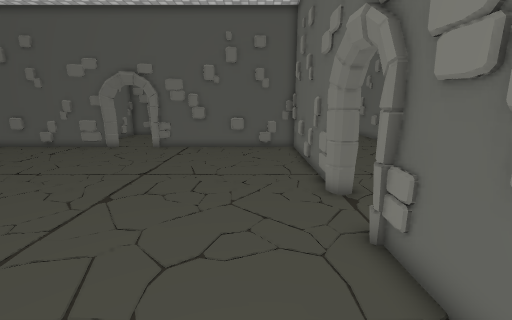
view 1 (above)

23 first-person views from a walk through a scene from a Unity 3-D project. The camera is 1.5 m above the floor, tilts 12° down and sees 90° across. Doors are open. The floor is counted in squares, 0.5 m on a side. Each view is taken from the middle of a square. On the plan, view 1 faces up. The plan holds only what a view shows up to about 19 squares ahead; the rest is blank. The place goes on beyond the plan. Some surface patterns are stand-ins.

view 2
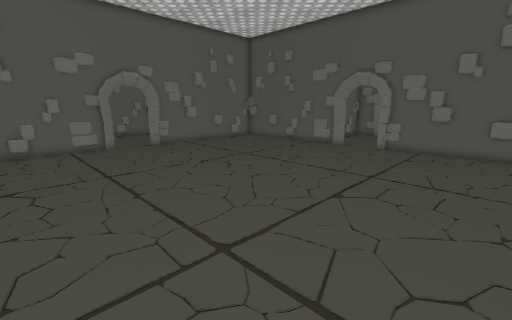

view 3
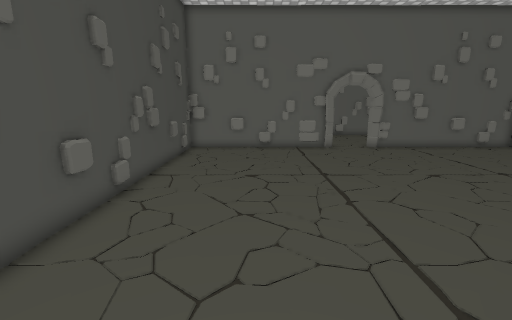

view 4
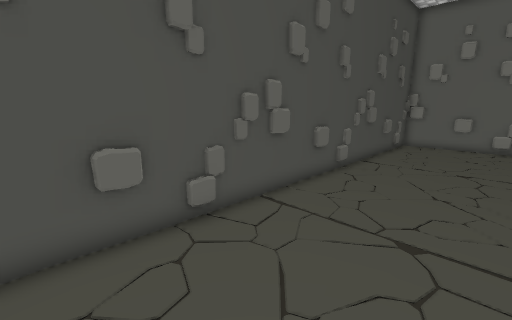

view 5
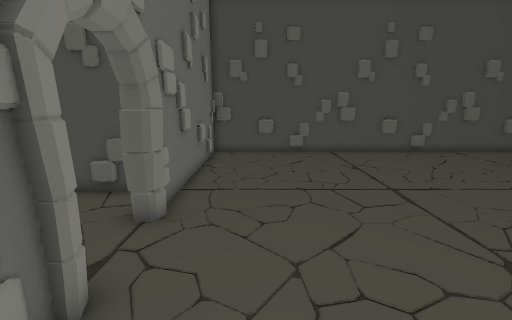

view 6
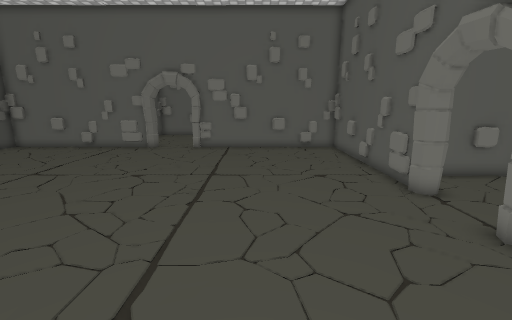

view 7
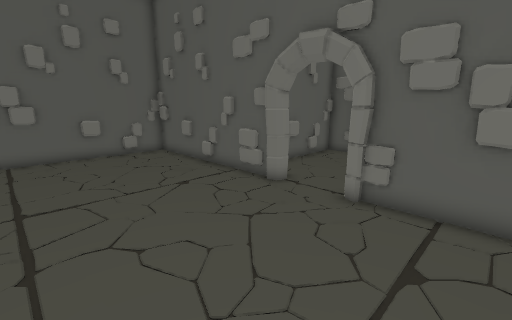

view 8
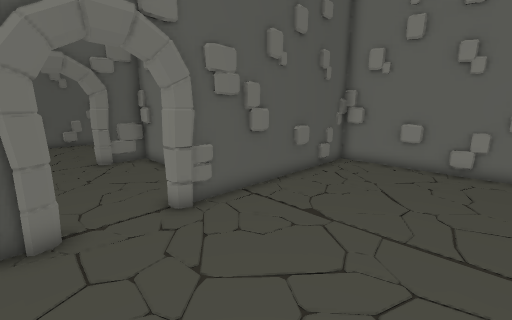

view 9
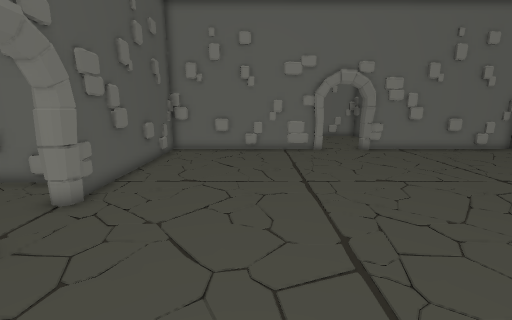

view 10
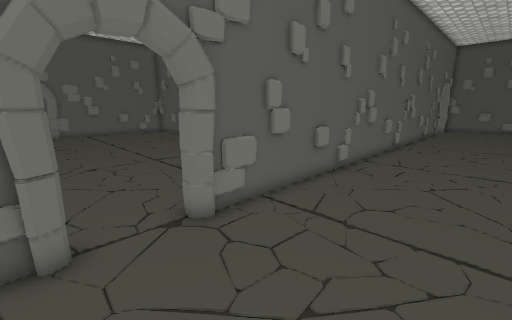

view 11
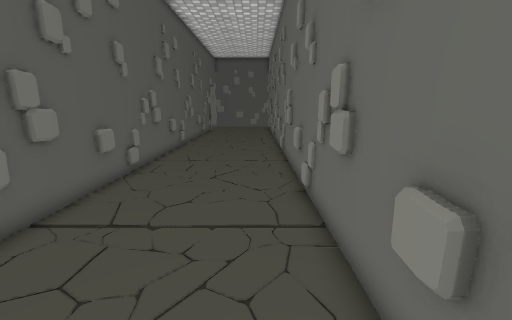

view 12
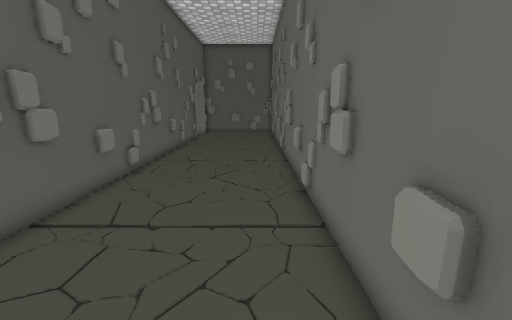

view 13
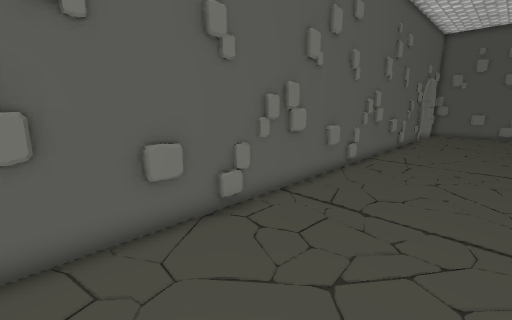

view 14
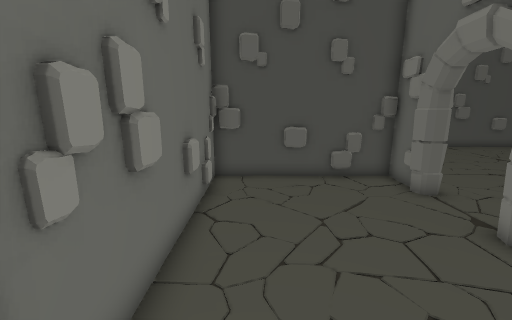

view 15
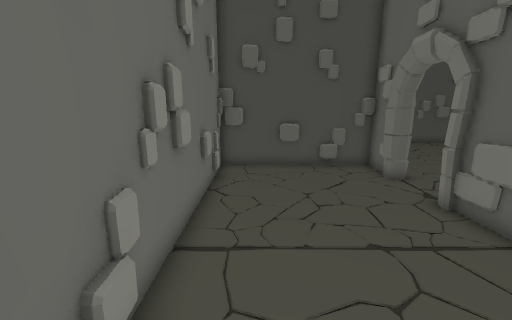

view 16
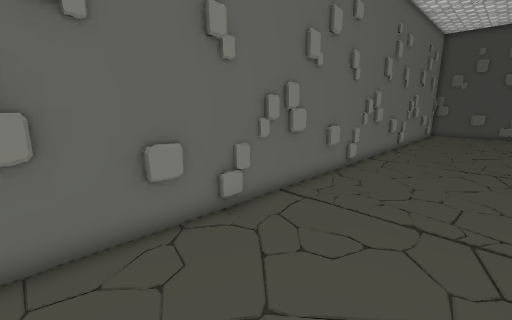

view 17
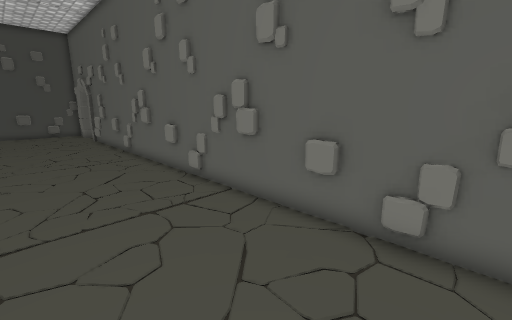

view 18
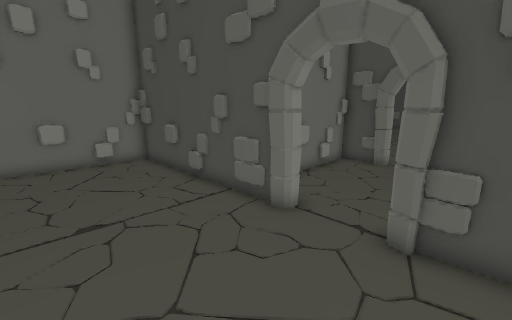

view 19
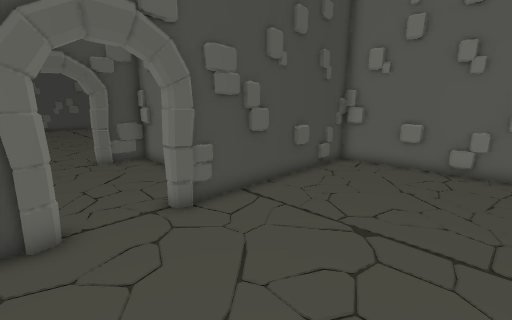

view 20
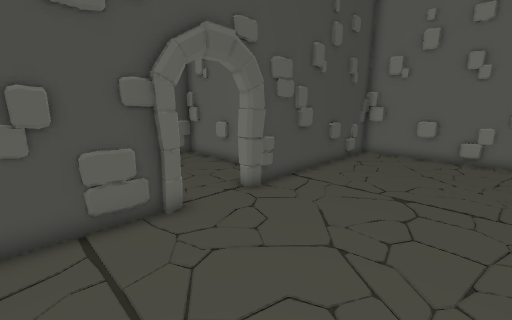

view 21
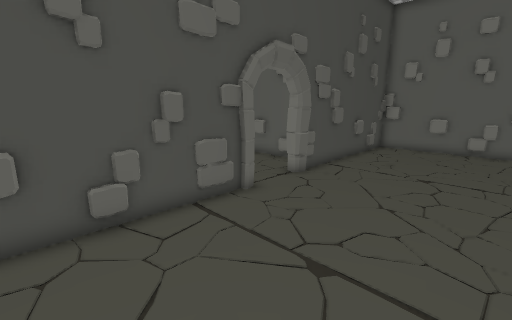

view 22
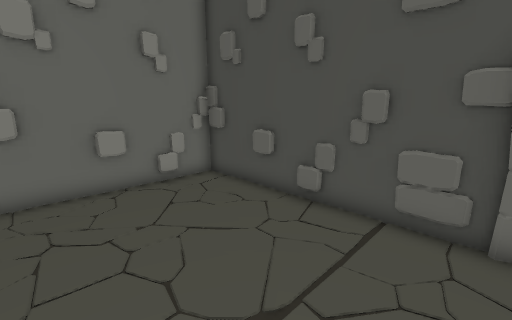

view 23
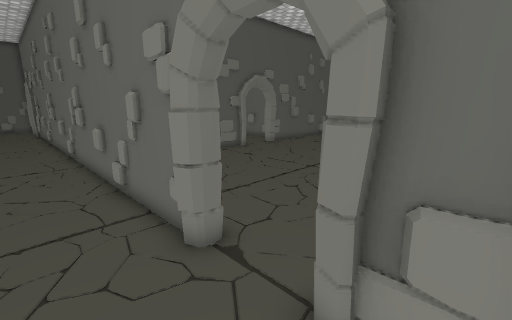

### Floor plan
Key: @ floor where view 1 was taken; # wall or solid block; . floor; D open door.
Columns run from 24 left of view 1 to 11 right of it. Each row starts with its distance up from view 1.
 34    #.......................#.......#
 33    #.......................#.......#
 32    #.......................#.......#
 31    #.......................#.......#
 30    #.......................#.......#
 29 .. #.......................#.......#
 28 ...#.......................#.......#
 27 ...###########...###########.......#
 26 ...#       #.......#       #.......#
 25 ...#       #.......#       #.......#
 24 ...#       #.......#       #.......#
 23 ...#       #.......#       #.......#
 22 ...#       #.......#       #.......#
 21 ...#       #.......#       #.......#
 20 ...#       #.......#       #.......#
 19 ...###########...###########.......#
 18 ...#.......................#.......#
 17 ...#.......................#.......#
 16 ...#.......................#.......#
 15 ...#.......................#.......#
 14 ...#.......................#.......#
 13 ...#.......................#.......#
 12 ...#.......................#.......#
 11 ...#.......................#.......#
 10 ...#.......................#.......#
  9 ...#.......................#.......#
  8 ...D.......................D.......#
  7  ..D.......................D.......#
  6   .D.......................D.......#
  5   .#.......................#.......#
  4 .  #.......................#.......#
  3    #.......................#########
  2    #.......................#
  1    #.......................#
  0    #....................@..#
 -1    #.......................#
 -2    #.......................#
 -3    #.......................#
 -4    #.......................#
 -5    #########################

Where each view was taken, in squares from view 1:
view 1: 0 up, 0 right, facing up
view 2: 0 up, 1 left, facing up-left
view 3: 0 up, 2 left, facing left
view 4: 1 up, 1 right, facing down-left
view 5: 12 up, 0 right, facing down
view 6: 13 up, 2 left, facing left
view 7: 11 up, 4 left, facing up-left
view 8: 12 up, 11 left, facing up-right
view 9: 13 up, 15 left, facing right
view 10: 5 up, 9 right, facing up-left
view 11: 5 up, 9 right, facing up
view 12: 13 up, 9 right, facing up
view 13: 12 up, 9 right, facing up-left
view 14: 14 up, 9 right, facing down
view 15: 16 up, 9 right, facing down
view 16: 34 up, 5 right, facing down-right
view 17: 34 up, 9 right, facing down-left
view 18: 33 up, 12 left, facing down-right
view 19: 34 up, 7 left, facing down-left
view 20: 34 up, 4 left, facing down-left
view 21: 34 up, 1 left, facing down-left
view 22: 34 up, 7 left, facing down-right
view 23: 4 up, 24 left, facing up-right
